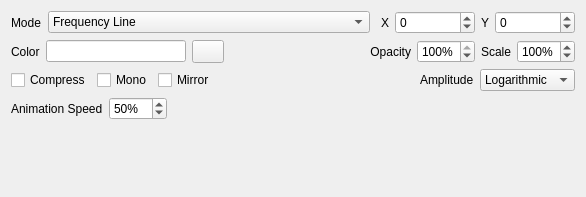
<?xml version="1.0" encoding="UTF-8"?>
<ui version="4.0">
 <class>Form</class>
 <widget class="QWidget" name="Form">
  <property name="geometry">
   <rect>
    <x>0</x>
    <y>0</y>
    <width>586</width>
    <height>197</height>
   </rect>
  </property>
  <property name="sizePolicy">
   <sizepolicy hsizetype="Preferred" vsizetype="Preferred">
    <horstretch>0</horstretch>
    <verstretch>0</verstretch>
   </sizepolicy>
  </property>
  <property name="minimumSize">
   <size>
    <width>0</width>
    <height>197</height>
   </size>
  </property>
  <property name="windowTitle">
   <string>Form</string>
  </property>
  <layout class="QVBoxLayout" name="verticalLayout_2">
   <item>
    <layout class="QHBoxLayout" name="horizontalLayout_8">
     <item>
      <widget class="QLabel" name="label_textColor">
       <property name="sizePolicy">
        <sizepolicy hsizetype="Fixed" vsizetype="Preferred">
         <horstretch>0</horstretch>
         <verstretch>0</verstretch>
        </sizepolicy>
       </property>
       <property name="minimumSize">
        <size>
         <width>31</width>
         <height>0</height>
        </size>
       </property>
       <property name="text">
        <string>Mode</string>
       </property>
      </widget>
     </item>
     <item>
      <widget class="QComboBox" name="comboBox_mode">
       <item>
        <property name="text">
         <string>Frequency Line</string>
        </property>
       </item>
       <item>
        <property name="text">
         <string>Frequency Bar</string>
        </property>
       </item>
       <item>
        <property name="text">
         <string>Cline</string>
        </property>
       </item>
       <item>
        <property name="text">
         <string>Line</string>
        </property>
       </item>
      </widget>
     </item>
     <item>
      <spacer name="horizontalSpacer_9">
       <property name="orientation">
        <enum>Qt::Orientation::Horizontal</enum>
       </property>
       <property name="sizeType">
        <enum>QSizePolicy::Policy::Fixed</enum>
       </property>
       <property name="sizeHint" stdset="0">
        <size>
         <width>5</width>
         <height>20</height>
        </size>
       </property>
      </spacer>
     </item>
     <item>
      <widget class="QLabel" name="label_xTitleAlign">
       <property name="sizePolicy">
        <sizepolicy hsizetype="Fixed" vsizetype="Preferred">
         <horstretch>0</horstretch>
         <verstretch>0</verstretch>
        </sizepolicy>
       </property>
       <property name="text">
        <string>X</string>
       </property>
      </widget>
     </item>
     <item>
      <widget class="QSpinBox" name="spinBox_x">
       <property name="sizePolicy">
        <sizepolicy hsizetype="Fixed" vsizetype="Fixed">
         <horstretch>0</horstretch>
         <verstretch>0</verstretch>
        </sizepolicy>
       </property>
       <property name="maximumSize">
        <size>
         <width>80</width>
         <height>16777215</height>
        </size>
       </property>
       <property name="minimum">
        <number>-10000</number>
       </property>
       <property name="maximum">
        <number>10000</number>
       </property>
      </widget>
     </item>
     <item>
      <widget class="QLabel" name="label_yTitleAlign">
       <property name="sizePolicy">
        <sizepolicy hsizetype="Fixed" vsizetype="Preferred">
         <horstretch>0</horstretch>
         <verstretch>0</verstretch>
        </sizepolicy>
       </property>
       <property name="text">
        <string>Y</string>
       </property>
      </widget>
     </item>
     <item>
      <widget class="QSpinBox" name="spinBox_y">
       <property name="sizePolicy">
        <sizepolicy hsizetype="Fixed" vsizetype="Fixed">
         <horstretch>0</horstretch>
         <verstretch>0</verstretch>
        </sizepolicy>
       </property>
       <property name="maximumSize">
        <size>
         <width>80</width>
         <height>16777215</height>
        </size>
       </property>
       <property name="baseSize">
        <size>
         <width>0</width>
         <height>0</height>
        </size>
       </property>
       <property name="minimum">
        <number>-10000</number>
       </property>
       <property name="maximum">
        <number>10000</number>
       </property>
       <property name="value">
        <number>0</number>
       </property>
      </widget>
     </item>
    </layout>
   </item>
   <item>
    <layout class="QHBoxLayout" name="horizontalLayout_9">
     <item>
      <widget class="QLabel" name="label_2">
       <property name="text">
        <string>Color</string>
       </property>
      </widget>
     </item>
     <item>
      <widget class="QLineEdit" name="lineEdit_color">
       <property name="inputMethodHints">
        <set>Qt::InputMethodHint::ImhNone</set>
       </property>
      </widget>
     </item>
     <item>
      <widget class="QPushButton" name="pushButton_color">
       <property name="sizePolicy">
        <sizepolicy hsizetype="Fixed" vsizetype="Fixed">
         <horstretch>0</horstretch>
         <verstretch>0</verstretch>
        </sizepolicy>
       </property>
       <property name="maximumSize">
        <size>
         <width>32</width>
         <height>32</height>
        </size>
       </property>
       <property name="text">
        <string/>
       </property>
       <property name="default">
        <bool>false</bool>
       </property>
       <property name="flat">
        <bool>false</bool>
       </property>
      </widget>
     </item>
     <item>
      <spacer name="horizontalSpacer">
       <property name="orientation">
        <enum>Qt::Orientation::Horizontal</enum>
       </property>
       <property name="sizeHint" stdset="0">
        <size>
         <width>40</width>
         <height>20</height>
        </size>
       </property>
      </spacer>
     </item>
     <item>
      <widget class="QLabel" name="label_4">
       <property name="text">
        <string>Opacity</string>
       </property>
       <property name="alignment">
        <set>Qt::AlignmentFlag::AlignRight|Qt::AlignmentFlag::AlignTrailing|Qt::AlignmentFlag::AlignVCenter</set>
       </property>
      </widget>
     </item>
     <item>
      <widget class="QSpinBox" name="spinBox_opacity">
       <property name="buttonSymbols">
        <enum>QAbstractSpinBox::ButtonSymbols::UpDownArrows</enum>
       </property>
       <property name="suffix">
        <string>%</string>
       </property>
       <property name="minimum">
        <number>0</number>
       </property>
       <property name="maximum">
        <number>100</number>
       </property>
       <property name="value">
        <number>100</number>
       </property>
      </widget>
     </item>
     <item>
      <widget class="QLabel" name="label">
       <property name="text">
        <string>Scale</string>
       </property>
       <property name="alignment">
        <set>Qt::AlignmentFlag::AlignRight|Qt::AlignmentFlag::AlignTrailing|Qt::AlignmentFlag::AlignVCenter</set>
       </property>
      </widget>
     </item>
     <item>
      <widget class="QSpinBox" name="spinBox_scale">
       <property name="buttonSymbols">
        <enum>QAbstractSpinBox::ButtonSymbols::UpDownArrows</enum>
       </property>
       <property name="suffix">
        <string>%</string>
       </property>
       <property name="minimum">
        <number>10</number>
       </property>
       <property name="maximum">
        <number>400</number>
       </property>
       <property name="value">
        <number>100</number>
       </property>
      </widget>
     </item>
    </layout>
   </item>
   <item>
    <layout class="QHBoxLayout" name="horizontalLayout_10">
     <item>
      <widget class="QCheckBox" name="checkBox_compress">
       <property name="text">
        <string>Compress</string>
       </property>
      </widget>
     </item>
     <item>
      <widget class="QCheckBox" name="checkBox_mono">
       <property name="text">
        <string>Mono</string>
       </property>
      </widget>
     </item>
     <item>
      <widget class="QCheckBox" name="checkBox_mirror">
       <property name="text">
        <string>Mirror</string>
       </property>
      </widget>
     </item>
     <item>
      <spacer name="horizontalSpacer_2">
       <property name="orientation">
        <enum>Qt::Orientation::Horizontal</enum>
       </property>
       <property name="sizeHint" stdset="0">
        <size>
         <width>40</width>
         <height>20</height>
        </size>
       </property>
      </spacer>
     </item>
     <item>
      <widget class="QLabel" name="label_3">
       <property name="text">
        <string>Amplitude</string>
       </property>
      </widget>
     </item>
     <item>
      <widget class="QComboBox" name="comboBox_amplitude">
       <item>
        <property name="text">
         <string>Logarithmic</string>
        </property>
       </item>
       <item>
        <property name="text">
         <string>Square root</string>
        </property>
       </item>
       <item>
        <property name="text">
         <string>Cubic root</string>
        </property>
       </item>
       <item>
        <property name="text">
         <string>Linear</string>
        </property>
       </item>
      </widget>
     </item>
    </layout>
   </item>
   <item>
    <layout class="QHBoxLayout" name="horizontalLayout">
     <item>
      <widget class="QLabel" name="label_speed">
       <property name="text">
        <string>Animation Speed</string>
       </property>
      </widget>
     </item>
     <item>
      <widget class="QSpinBox" name="spinBox_speed">
       <property name="suffix">
        <string>%</string>
       </property>
       <property name="minimum">
        <number>10</number>
       </property>
       <property name="maximum">
        <number>100</number>
       </property>
       <property name="singleStep">
        <number>10</number>
       </property>
       <property name="value">
        <number>50</number>
       </property>
      </widget>
     </item>
     <item>
      <spacer name="horizontalSpacer_3">
       <property name="orientation">
        <enum>Qt::Orientation::Horizontal</enum>
       </property>
       <property name="sizeHint" stdset="0">
        <size>
         <width>40</width>
         <height>20</height>
        </size>
       </property>
      </spacer>
     </item>
    </layout>
   </item>
   <item>
    <spacer name="verticalSpacer">
     <property name="orientation">
      <enum>Qt::Orientation::Vertical</enum>
     </property>
     <property name="sizeHint" stdset="0">
      <size>
       <width>20</width>
       <height>40</height>
      </size>
     </property>
    </spacer>
   </item>
  </layout>
 </widget>
 <resources/>
 <connections/>
</ui>
